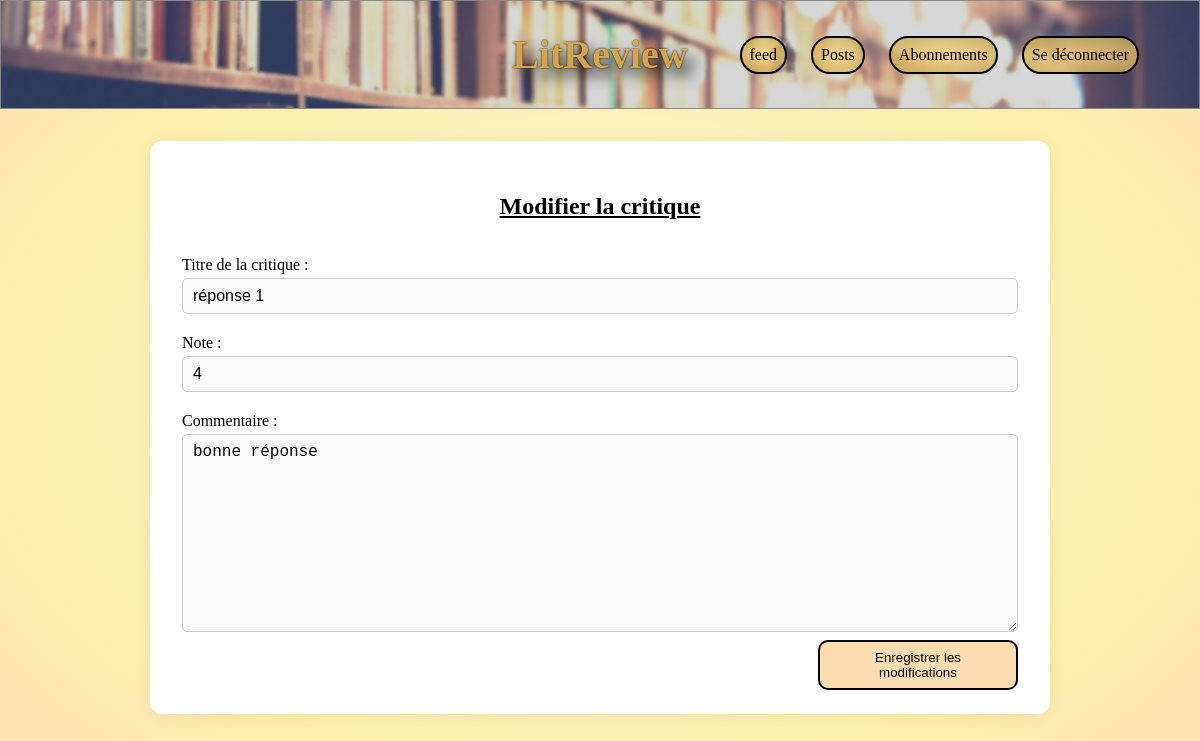
The page /reviews/review/2/edit/ (signed in) on the database its author committed.
### reviews/models.py (models this page shows)
class Review(models.Model):
    ticket = models.ForeignKey(
        Ticket, on_delete=models.CASCADE,
        related_name='reviews'
    )
    user = models.ForeignKey(
        settings.AUTH_USER_MODEL,
        on_delete=models.CASCADE,
        related_name='reviews'
    )
    rating = models.PositiveSmallIntegerField(
        validators=[MinValueValidator(0), MaxValueValidator(5)]
    )
    headline = models.CharField(
        max_length=128
    )
    body = models.TextField(
        max_length=8192,
        blank=True
    )
    time_created = models.DateTimeField(
        auto_now_add=True
    )

### reviews/views.py (the view)
@login_required
def edit_review(request, review_id):
    review = get_object_or_404(Review, id=review_id)
    if review.user != request.user:
        return HttpResponseForbidden(
            "Vous n'avez pas le droit de modifier cette critique."
        )
    if request.method == 'POST':
        form = ReviewForm(request.POST, instance=review)
        if form.is_valid():
            form.save()
            return redirect('posts')
    else:
        form = ReviewForm(instance=review)
    return render(
        request,
        'edit_review.html', {
            'form': form,
            'review': review
            }
        )

### reviews/forms.py
class ReviewForm(forms.ModelForm):
    class Meta:
        model = Review
        fields = ['headline', 'rating', 'body']
        labels = {
            'headline': 'Titre de la critique',
            'rating': 'Note',
            'body': 'Commentaire',
        }
        widgets = {
            'headline': forms.TextInput(
                attrs={'placeholder': 'Titre de la critique'}
            ),
            'body': forms.Textarea(
                attrs={'placeholder': 'Votre commentaire'}
            ),
        }

### reviews/templates/edit_review.html (shortened to what this page needs)
{% extends 'base.html' %}
{% load static %}
{% block extra_css %}
<link rel="stylesheet" href="{% static 'css/create_ticket.css' %}">
{% endblock %}
{% block content %}
<div class="form-container">
    <h2>Modifier la critique</h2>
    <form method="post">
        {{ form.headline.label_tag }}
        {{ form.headline }}
        {{ form.rating.label_tag }}
        {{ form.rating }}
        {{ form.body.label_tag }}
        {{ form.body }}
        <button type="submit" class="button-radius">Enregistrer les modifications</button>
    </form>
</div>
{% endblock %}

### static/css/style.css (style rules this page uses)
html, body { height: 100%; height: auto; margin: 0; padding: 0; }
body { min-height: 100vh; display: flex; flex-direction: column; background: radial-gradient(#ece4b2cb,#f8edacab, #fae4698e, #ffbd6073); background-repeat: no-repeat; background-position: center; }
h2 { font-weight: bold; text-decoration: underline; text-decoration-color: #000000; }
.button-radius, .button-radius-answer { background: #fdd398c4; padding: 8px 16px; border: 2px solid black; border-radius: 10px; text-align: center; }

### static/css/create_ticket.css (style rules this page uses)
h2 { margin-bottom: 24px; text-align: center; align-self: center; }
.form-container { width: 75%; max-width: 1200px; min-width: 340px; margin: 32px auto 0 auto; background: #fff; padding: 32px 32px 24px 32px; border-radius: 12px; box-shadow: 0 2px 16px rgba(0, 0, 0, 0.07); display: flex; flex-direction: column; align-items: stretch; box-sizing: border-box; }
.form-container form { width: 100%; display: flex; flex-direction: column; align-items: stretch; box-sizing: border-box; }
.form-container .button-radius[type="submit"] { width: 200px; align-self: flex-end; }
.custom-file-label, .form-container label { margin-top: 12px; margin-bottom: 4px; font-weight: 500; text-align: left; }
.form-container input, .form-container textarea { width: 100%; max-width: 100%; box-sizing: border-box; padding: 8px 10px; border: 1px solid #ccc; border-radius: 5px; margin-bottom: 8px; font-size: 1rem; background: #f9f9f9; }

### rows shown on the page
Review: headline "réponse 1", rating "4", body "bonne réponse"
